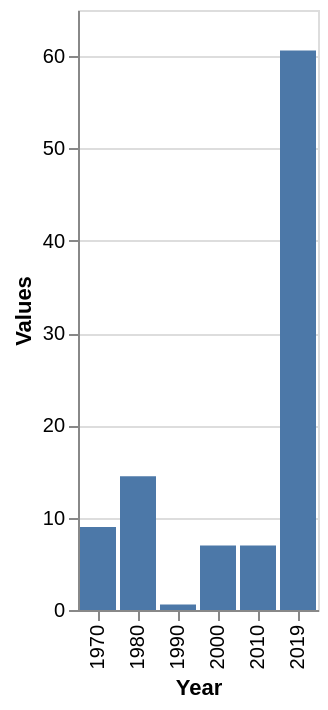

Specify this chart in Vega-Lite:
### Vega-Lite specification from a JSON file in a GitHub repository (floating-point values rounded to 4 significant figures)
{"$schema": "https://vega.github.io/schema/vega-lite/v5.json", "description": "Bar chart auto-generated from CSV", "data": {"values": [{"Year": "1970", "Values": "9.0"}, {"Year": "1980", "Values": "14.5"}, {"Year": "1990", "Values": "0.6"}, {"Year": "2000", "Values": "7.0"}, {"Year": "2010", "Values": "7.0"}, {"Year": "2019", "Values": "60.6"}]}, "mark": "bar", "encoding": {"x": {"field": "Year", "type": "ordinal"}, "y": {"field": "Values", "type": "quantitative"}}}
